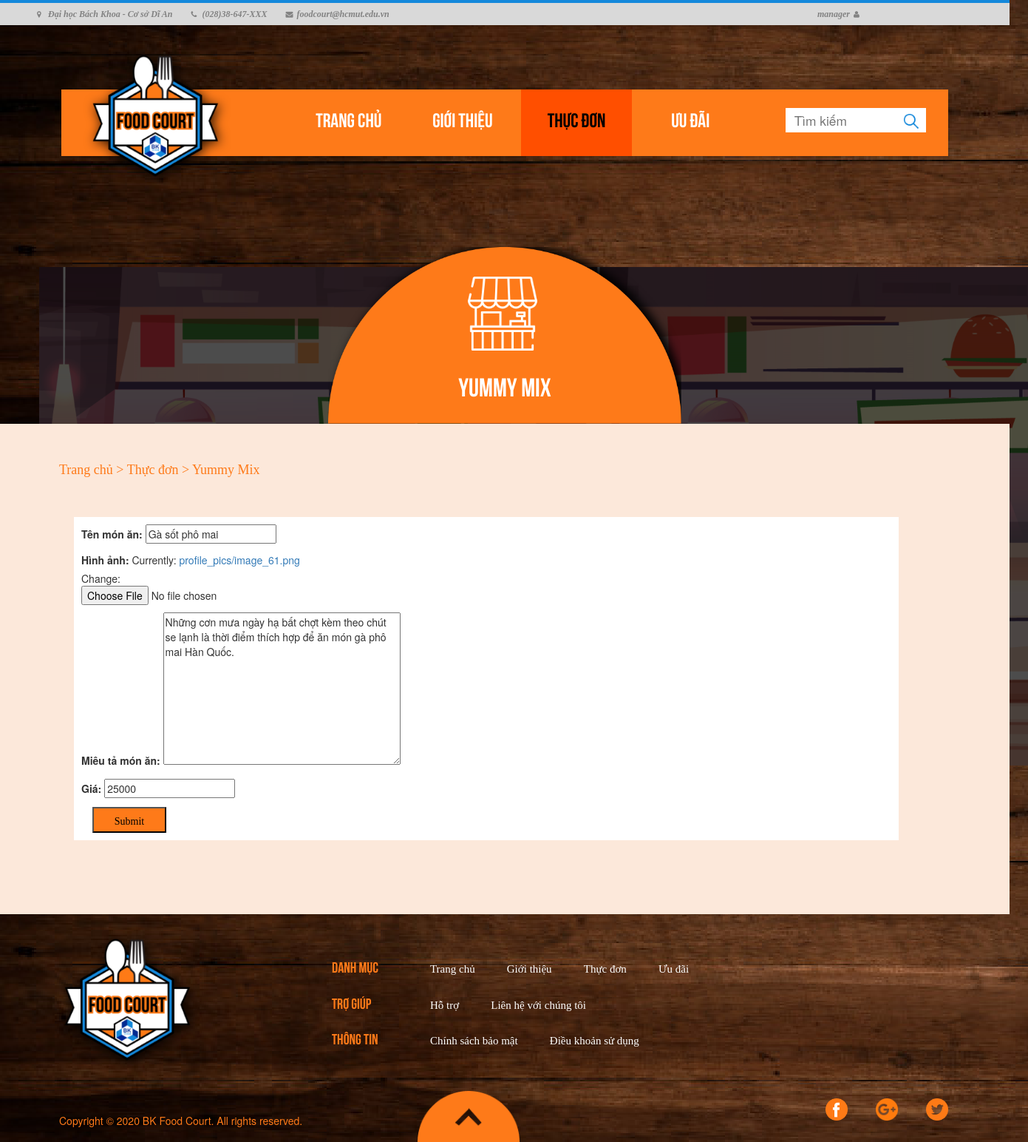
The page /update-item/1/ (signed in) on the database its author committed.
### webapp/models.py (models this page shows, shortened)
class Menu(models.Model):
    stallname = models.CharField(max_length=500)
    owner = models.CharField(max_length=50, blank=True)
    contact_phone = models.CharField(max_length=20, blank=True)
    def get_absolute_url(self):
        return reverse("stall-menu",kwargs={"id":self.id})

class Item(models.Model):
    name = models.CharField(max_length=500)
    image = models.ImageField(default='default.png', upload_to='profile_pics')
    description = models.TextField(blank=True, max_length=300)
    price = models.DecimalField(max_digits=8, decimal_places=0)
    available = models.BooleanField(default=True)
    belongs_to_stall = models.ForeignKey(Menu, on_delete=models.CASCADE)

### webapp/decorators.py (the view)
        def wrapper_func(request, *args, **kwargs):
            group = None
            if request.user.groups.exists():
                group = request.user.groups.all()[0].name
            if group in allowed_roles:
                return view_func(request, *args, **kwargs)
            else:
                return redirect('home-page')

### webapp/forms.py
class ItemForm(ModelForm):
    class Meta:
        model = Item
        fields = ['name','image','description','price']
        labels = {
            "name" : "Tên món ăn",
            "image" : "Hình ảnh",
            "description" : "Miêu tả món ăn",
            "price" : "Giá"
        }

### webapp/views.py (called while the page is built)
@login_required
@allowed_users(['Manager'])
def update_item(request,id):
    item = Item.objects.get(id=id)
    stall= item.belongs_to_stall
    form = ItemForm(instance=item)
    if request.method == 'POST':
        form = ItemForm(request.POST,request.FILES,instance=item)
        if form.is_valid():
            form.save()
            return redirect('stall-menu',stall.id)
    context = {
        'form':form,
        'stall':stall,
    }
    return render(request,'webapp/item_form.html',context)

### webapp/templates/webapp/item_form.html (shortened to what this page needs)
{% load static %}
<!DOCTYPE html>
<html>
    <head>
        <link rel="stylesheet" type="text/css" href="{% static 'webapp/styles/menustall.css' %}">
        <link rel="stylesheet" href="{% static 'webapp/styles/bootstrap.min.css' %}">
        <link rel="stylesheet" href="{% static 'webapp/styles/font-awesome.min.css' %}">
        <link rel="stylesheet" href="https://unpkg.com/purecss@2.0.3/build/pure-min.css">
        <link rel="stylesheet" href="https://maxcdn.bootstrapcdn.com/bootstrap/3.4.1/css/bootstrap.min.css">
    </head>
    <body>
	 <div class="contact-imfo-box">
		<div class="container">
			<p class="lead">
				<i class="fa fa-map-marker"></i>Đại học Bách Khoa - Cơ sở Dĩ An
			</p>
			<p class="lead">
				<i class="fa fa-phone"></i>(028)38-647-XXX
			</p>
			<p class="lead">
				<i class="fa fa-envelope"></i>foodcourt@hcmut.edu.vn
			</p>
			{% if user.is_authenticated %}
			<div class="row account">
				<a id="acc" href="#">
					<p class="lead" onclick="showAccOptions()">{{ user.username }}</p>
				</a>
				<i class="fa fa-user"></i>
			</div>
			{% else %}
            <div class="row account">
				<a href="{% url 'login-page' %}">
					<p>ĐĂNG KÝ/ĐĂNG NHẬP</p>
				</a>
			</div>
			{% endif %}
        </div>
    </div>
        <header>
                <ul>
                    <li><a href="{% url 'home-page' %}">Trang chủ</a></li>
                    <li><a href="{% url 'about' %}">Giới thiệu</a></li>
                    <li><a href="{% url 'main-menu' %}" class="active">Thực đơn</a></li>
                    <li><a href="{% url 'preference' %}">Ưu đãi</a></li>
                </ul>
                <div class="search">
                    <form>
                        <input type="text" placeholder="  Tìm kiếm">
                        <button><img src="{% static 'webapp/images/search.png' %}"/></button>
                    </form>
                </div>
                <div class="logo_area">
                    <a href="{% url 'home-page' %}"><img src="{% static 'webapp/images/logo.png' %}" alt=""/></a>
                </div>
        </header>
        <div style="position: relative;">
            <div class="stall_icon">
                <img src="{% static 'webapp/images/stall-icon.png' %}" width="100px"/>
            </div>
            <div class="stall_name">
                <a href="{{ stall.get_absolute_url }}">{{stall.stallname}}</a>
            </div>
        </div>
        <section class="back_area">
            <div class="text_heading">
                <a href="#">Trang chủ</a><a href="{% url 'main-menu' %}"> > Thực đơn</a> > <a href="{{ stall.get_absolute_url }}"> {{ stall.stallname }}</a>
            </div>
            <div class="items">
                <div >
                    <form action="" method = "POST" enctype="multipart/form-data"style="padding: 10px;">
						<div style="display: flex;flex-direction: column;">{{form.as_p}}</div>
                        <input type="submit" name="Submit" style="position: relative;margin-left: 15px;width: 100px;height: 35px;text-align: center;text-decoration: none;background: #FE7A19;padding-top: 5px; color:#000;font-family: SegoeUI_Semibold;">
                    </form>
                </div>
            </div>
        </section>
	<div class="footer-above">
		<div class="row">
			<div class="footer-logo">
				<a href="{% url 'home-page' %}"><img src="{% static 'webapp/images/logo.png' %}" alt=""></a>
			</div>
			<div class="row footer-side">
				<div class="catalogue-title">
					<ul>
						<li>DANH MỤC</li>
						<li>TRỢ GIÚP</li>
						<li>THÔNG TIN</li>
					</ul>
				</div>
				<div>
					<ul>
						<li class="catalogue">
							<ul>
								<li><a href="{% url 'home-page' %}">Trang chủ</a></li>
								<li><a href="{% url 'about' %}">Giới thiệu</a></li>
								<li><a href="{% url 'main-menu' %}">Thực đơn</a></li>
								<li><a href="{% url 'preference' %}">Ưu đãi</a></li>
							</ul>
						</li>
						<li class="catalogue">
							<ul>
								<li><a href="#">Hỗ trợ</a></li>
								<li><a href="#">Liên hệ với chúng tôi</a></li>
							</ul>
						</li>
						<li class="catalogue">
							<ul>
								<li><a href="#">Chính sách bảo mật</a></li>
								<li><a href="#">Điều khoản sử dụng</a></li>
							</ul>
						</li>
					</ul>
				</div>
			</div>
		</div>
	</div>
	<div class="footer-bottom">
		<div class="row">
			<div class="col-xl-4 copyright">
				Copyright © 2020 BK Food Court. All rights reserved.
			</div>
			<div class="col-xl-5">
				<div class="up-button">
					<a href="#"><img id="up-button-image" src="{% static 'webapp/images/Subtraction 3.png' %}"></a>
				</div>
			</div>
			<div class="col-xl-3">
				<ul class="list-inline f-social">
					<li class="list-inline-item"><a href="#"><img src="{% static 'webapp/images/facebook (2).png' %}"></a></li>
					<li class="list-inline-item"><a href="#"><img src="{% static 'webapp/images/google-plus.png' %}"></a></li>
					<li class="list-inline-item"><a href="#"><img src="{% static 'webapp/images/twitter.png' %}"></a></li>
				</ul>
			</div>
		</div>
    </div>
    </body>
</html>

### webapp/static/webapp/styles/menustall.css (style rules this page uses)
.contact-imfo-box .container { display: flex; padding: 10px; margin-left: 15px; position: relative; }
.account { position: absolute; right: 0px; }
.contact-imfo-box { background: #D9D9D9; }
.contact-imfo-box i { display: block; float: left; width: 10px; height: 10px; line-height: 10px; text-align: left; color: #828282; font-size: 10px; -webkit-border-radius: 50%; -moz-border-radius: 50%; -ms-border-radius: 50%; border-radius: 50%; margin-right: 5px; margin-left: 5px; }
.contact-imfo-box p { margin: 0px 0px 0px 20px; color: #828282; text-align: left; line-height: 10px; font-weight: 600; font-size: 12px; font-family: "SegoeUI_Regular"; font-style: italic; }
.lead { font-size: 18px; line-height: 30px; color: #767676; margin: 0px; padding: 0; }
.acc-options ul li a { color: #000; }
.logo_area { position: absolute; width: 219px; height: 219px; left: 20px; top: -70px; }
html { width: 1366px; }
body { margin: 0; padding: 0; font-family: 'SegoeUI_Regular'; background: url('../images/background.png'); }
.stall_icon { position: absolute; top: 50px; left: 630px; }
.stall_name { position: relative; text-align: center; font-family: 'Bebas_Bold'; top: -60px; font-size: 35px; }
.stall_name a { text-decoration: none; color: #fff; display: block; }
header { position: relative; max-width: 1200px; margin: 0 auto; top: 87px; background: #FE7A19; box-shadow: 0 2px 5px rgba(0, 0, 0, .2); }
header ul { font-family: 'Bebas_Bold'; font-size: 20pt; list-style-type: none; text-align: center; }
header ul li { color: #fff; display: inline-table; width: 150px; height: 90px; line-height: 90px; }
header ul li a { color: #fff; text-decoration: none; display: block; }
header .active, header ul li a:hover { background: #ff4f00; color: #000; text-decoration: none; }
header .search { position: relative; float: right; top: -90px; }
header input[type=text] { border: none; font-size: 13pt; position: absolute; right: 70px; top: 15px; width: 150px; height: 33px; }
header .search button { float: right; border: none; background: #fff; right: 0px; top: 15px; position: absolute; margin-right: 30px; cursor: pointer; width: 40px; height: 33px; }
.back_area { top: 160px; position: relative; padding: 50px 50px; margin-top: -200px; margin-bottom: 160px; background: #FCE8DA; }
.text_heading { margin-left: 30px; font-size: 18px; font-family: 'SegoeUI_Semibold'; color: #FE7A19; }
.text_heading a { color: #FE7A19; text-decoration: none; }
.items { margin: 50px 100px 50px 50px; display: flex; background-color: #FFFFFF; }
.infomation .row, .up-button { position: relative; }
.footer-logo { padding: 10px 80px; }
.list-inline-item a img { width: 30px; left: 0%; bottom: 0%; margin-left: 20px; }
.row div ul, .catalogue-title ul li { list-style-type: none; padding: 10px 50px; font-family: "Bebas_Bold"; font-size: 20px; color: #FE7A19; }
.catalogue li { display: inline; padding: 20px; font-family: "SegoeUI_Regular"; font-size: 15px; color: #FFFFFF; }
.catalogue { margin-left: -150px; }
.catalogue li a { color: #FFFFFF; }
.footer-side { margin-top: 40px; }
.copyright { color: #FE7A19; position: relative; left: 80px; bottom: 0%; padding-top: 30px; }
#up-button-image { display: block; position: absolute; left: 100px; width: 25%; }

### rows shown on the page
Menu: stallname "Yummy Mix"
Item: name "Gà sốt phô mai", description "Những cơn mưa ngày hạ bất chợt kèm theo chút se lạnh là thời điểm thích hợp để ăn món gà phô mai Hàn Quốc.", price "25000"

### other values the page prints
{{ user.username }} "manager"
